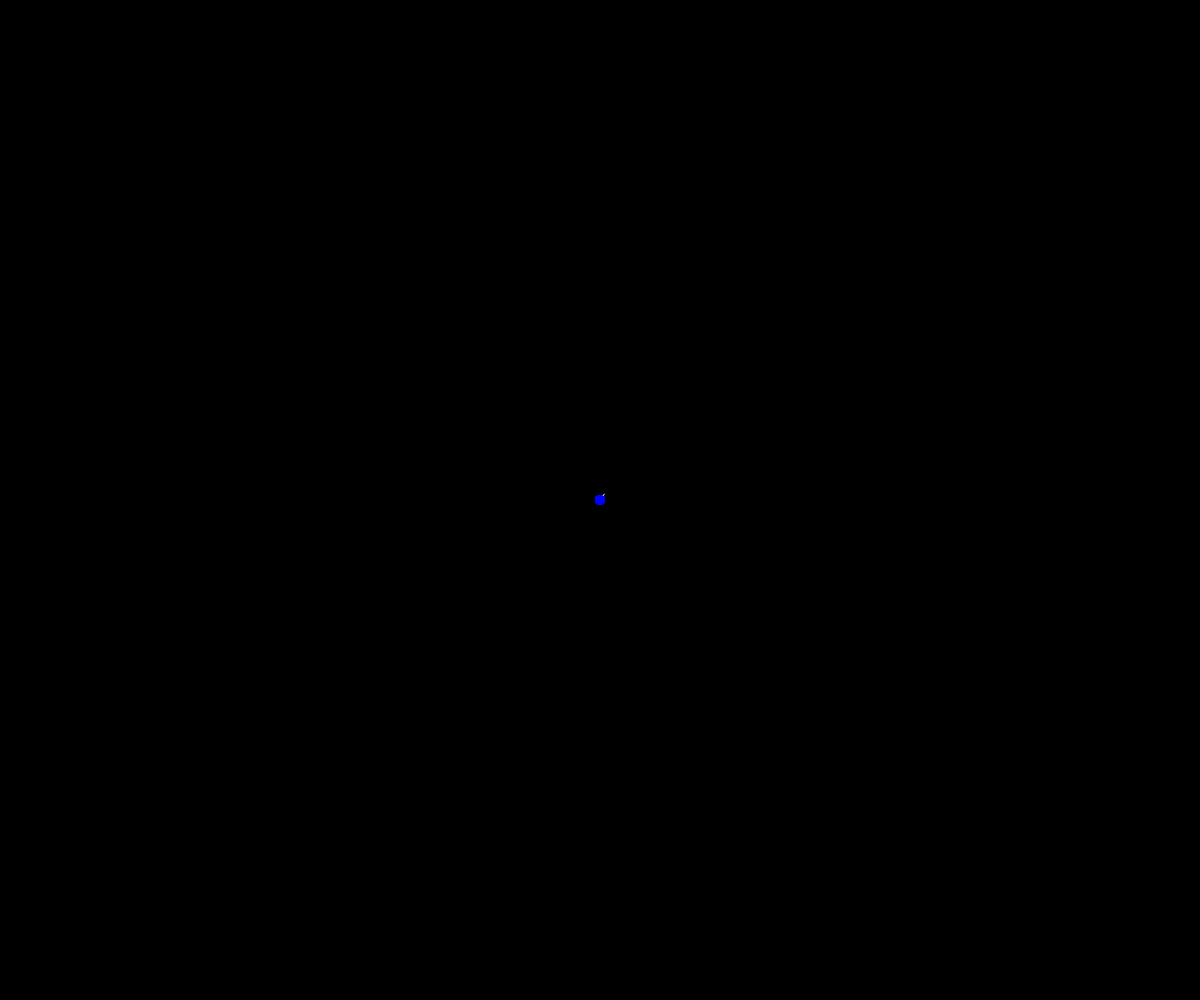
Frame 1 (no input)
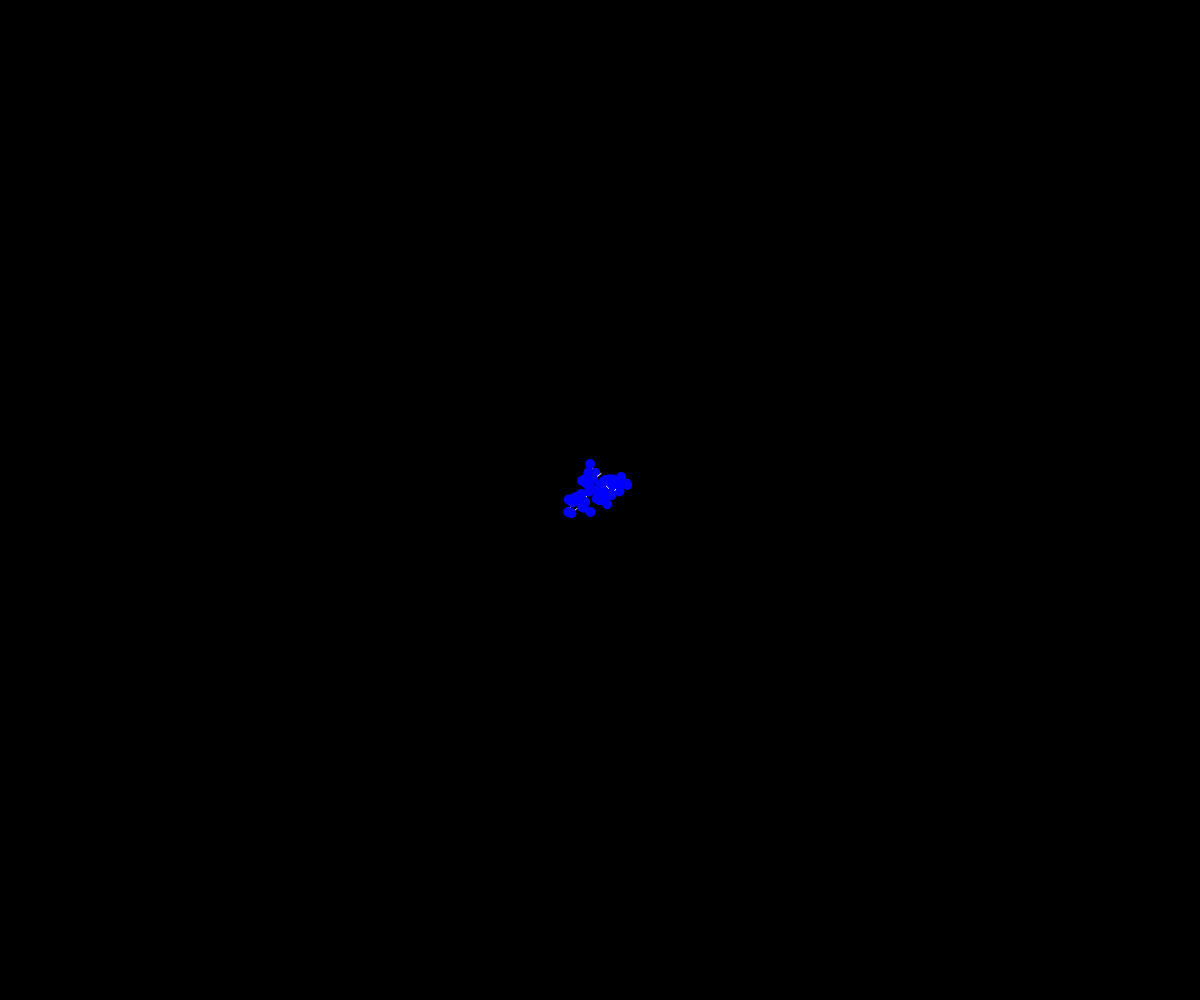
Frame 60 (no input)
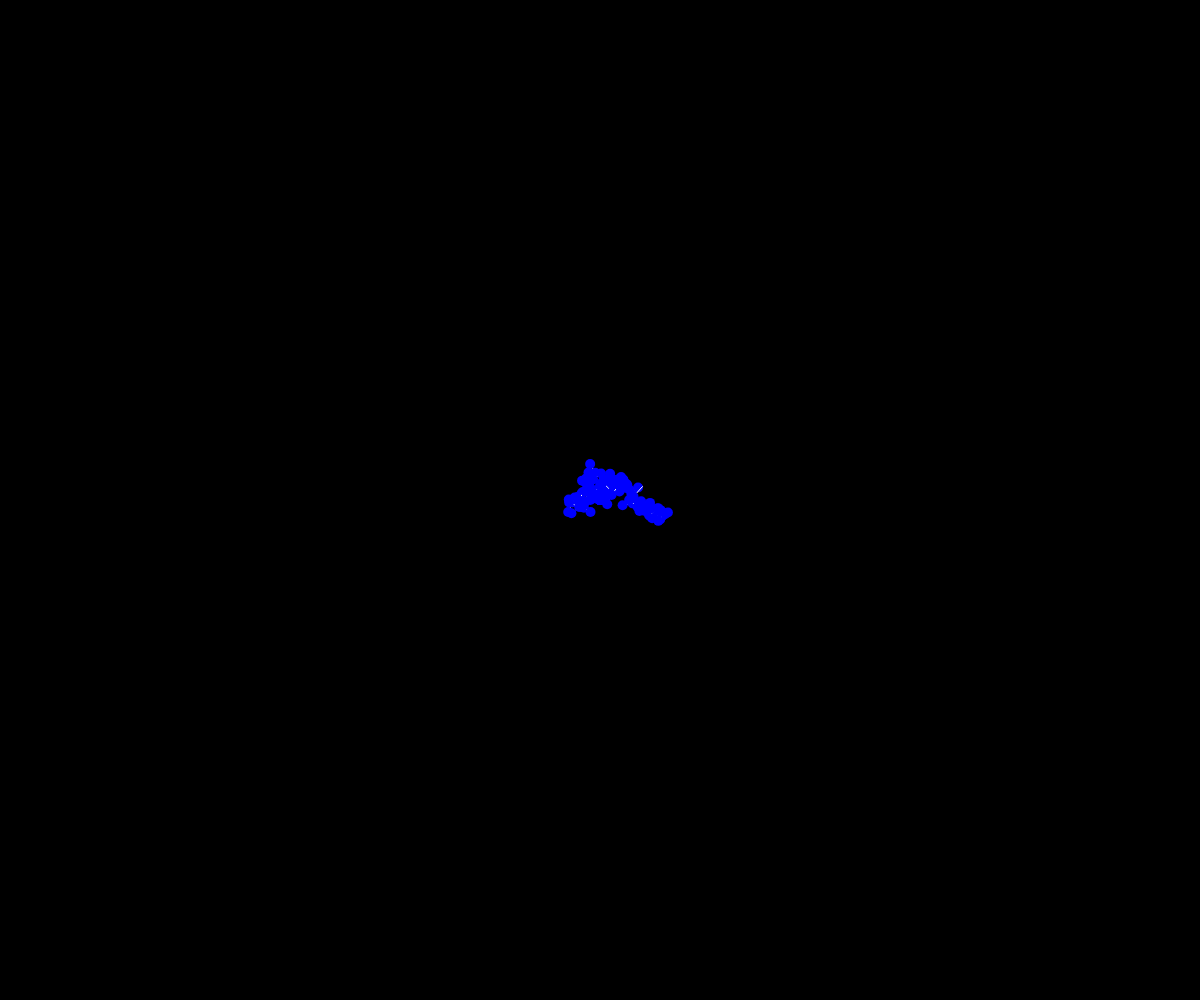
Frame 120 (the mouse pressed at the canvas centre since frame 60)

The p5.js sketch that drew these frames (run headless with seeded random() and noise() and a simulated clock; from frame 60 on, the mouse is pressed at the canvas centre):

// p5.js sketch
// ── sketch.js

var num = 2000;
var range = 10;

var ax = [];
var ay = [];


function setup() {
  createCanvas(windowWidth, windowHeight);
  for ( var i = 0; i < num; i++ ) {
    ax[i] = width/2;
    ay[i] = height/2;
  }
  frameRate(30);
}

function draw() {
  background(0);

  // Shift all elements 1 place to the left
  for ( var i = 1; i < num; i++ ) {
    ax[i - 1] = ax[i];
    ay[i - 1] = ay[i];
  }

  // Put a new value at the end of the array
  ax[num - 1] += random(-range, range);
  ay[num - 1] += random(-range, range);

  // Constrain all points to the screen
  ax[num - 1] = constrain(ax[num - 1], 0, width);
  ay[num - 1] = constrain(ay[num - 1], 0, height);

  // Draw a line connecting the points
  for ( var j = 1; j < num; j++ ) {
    var val = j / num * 255;
    stroke(val);
    line()
    line(ax[j - 1], ay[j - 1], ax[j], ay[j]);
    noStroke();
    fill(0, 0, 255)
    ellipse(ax[j - 1], ay[j - 1], 10, 10);
  }
}
